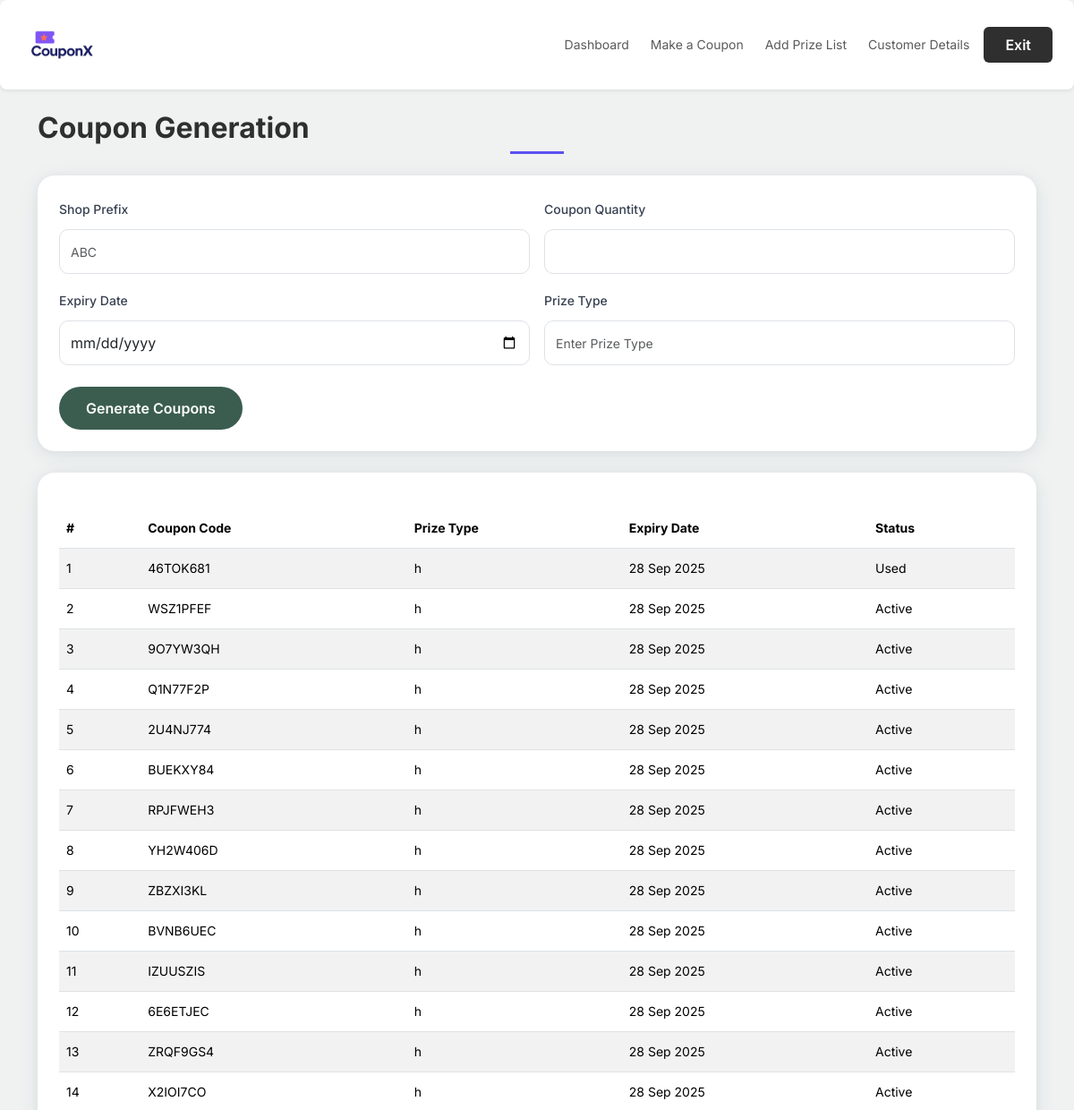
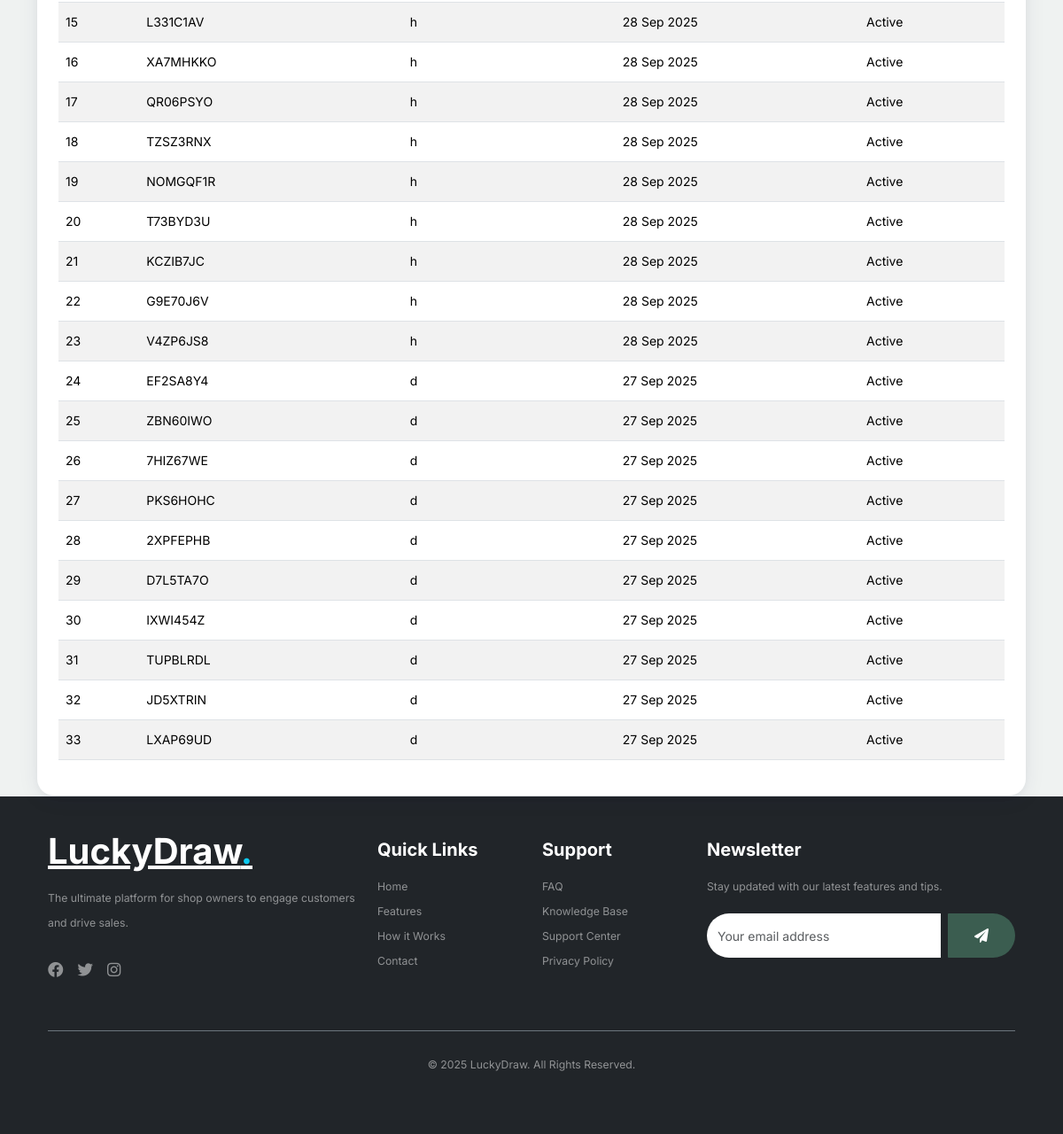
Page /gen/ (signed in) on the committed database (2 pictures, top to bottom).
### myapp/models.py (models this page shows, shortened)
class Coupon(models.Model):
    STATUS_CHOICES = (
        ('Active', 'Active'),
        ('Used', 'Used'),
        ('Expired', 'Expired'),
    )
    code = models.CharField(max_length=20, unique=True)
    prize = models.ForeignKey(Prize, on_delete=models.CASCADE, null=True, blank=True)
    expiry_date = models.DateField(null=True, blank=True)
    status = models.CharField(max_length=20, choices=STATUS_CHOICES, default='Active')
    created_at = models.DateTimeField(auto_now_add=True)
    prize_type = models.CharField(max_length=50, blank=True, null=True)
    owner = models.ForeignKey(ShopOwnerProfile, on_delete=models.CASCADE, related_name='coupons')

### myapp/views.py (the view, shortened to what this page needs)
# urls.py: path('gen/', views.gen, name='gen'),
@login_required
def gen(request):
    try:
        user_profile = ShopOwnerProfile.objects.get(user=request.user)
    except ShopOwnerProfile.DoesNotExist:
        messages.error(request, "User profile not found.")
        return redirect('gen')
    FREE_COUPONS_LIMIT = 10
    MONTHLY_PACKAGE_COUPONS_LIMIT = 1000
    try:
        user_package = UserProfile.objects.get(user=request.user)
        package_active = user_package.is_package_active()
        plan_expiration_date = user_package.plan_expiration_date
    except UserProfile.DoesNotExist:
        package_active = False
        plan_expiration_date = None
    coupons_queryset = Coupon.objects.filter(owner=user_profile)
    coupons_created = coupons_queryset.count()
    coupons_used = coupons_queryset.filter(status='Used').count()
    prizes_redeemed = CustomerWinner.objects.filter(coupon__owner=user_profile).count()
    allowed_coupons = (MONTHLY_PACKAGE_COUPONS_LIMIT if package_active else FREE_COUPONS_LIMIT) - coupons_created
    coupons_remaining = max(0, allowed_coupons)
    has_free_codes_remaining = coupons_remaining > 0
    show_purchase_message = False
    if (not package_active and coupons_created >= FREE_COUPONS_LIMIT) or \
            (package_active and coupons_created >= MONTHLY_PACKAGE_COUPONS_LIMIT):
        show_purchase_message = True
    context = {
        'user_data': user_profile,
        'coupons': coupons_queryset.order_by('-id'),
        'coupons_created': coupons_created,
        'user_coupons_used': coupons_used,
        'user_coupons_remaining': coupons_remaining,
        'user_prizes_redeemed': prizes_redeemed,
        'has_free_codes_remaining': has_free_codes_remaining,
        'package_active': package_active,
        'show_purchase_message': show_purchase_message,
        'plan_expiration_date': plan_expiration_date,
        'total_coupons_created': user_profile.total_coupons_created,
    }
    return render(request, 'gen.html', context)

### myapp/models.py (called while the page is built)
    def is_package_active(self):
        today = date.today()
        return self.package_active and self.plan_expiration_date and self.plan_expiration_date >= today

### myapp/templates/gen.html (shortened to what this page needs)
{% extends 'base1.html' %}
{% load static %}
{% block content %}
<div class="container mt-4">
  <h2 class="section-title mb-4">Coupon Generation</h2>
  {% if has_free_codes_remaining %}
    <div class="card saas-card p-4 mb-4">
      <form method="POST" autocomplete="off">
        <div class="row g-3">
          <div class="col-sm-6">
            <label for="shop_prefix" class="form-label">Shop Prefix</label>
            <input type="text" id="shop_prefix" class="form-control" name="shop_prefix" placeholder="ABC" maxlength="5" required>
          </div>
          <div class="col-sm-6">
            <label for="coupon_quantity" class="form-label">Coupon Quantity</label>
            <input type="number" id="coupon_quantity" class="form-control" name="coupon_quantity" min="1" max="100" required>
          </div>
          <div class="col-sm-6">
            <label for="expiry_date" class="form-label">Expiry Date</label>
            <input type="date" id="expiry_date" class="form-control" name="expiry_date" required>
          </div>
          <div class="col-sm-6">
            <label for="prize_type" class="form-label">Prize Type</label>
            <input type="text" id="prize_type" class="form-control" name="prize_type" placeholder="Enter Prize Type" required>
          </div>
        </div>
        <div class="mt-4">
          <button type="submit" class="btn btn-primary">Generate Coupons</button>
        </div>
      </form>
    </div>
  {% endif %}
  <div class="card saas-card p-4">
    <table class="table table-striped mt-3">
      <thead>
        <tr>
          <th scope="col">#</th>
          <th scope="col">Coupon Code</th>
          <th scope="col">Prize Type</th>
          <th scope="col">Expiry Date</th>
          <th scope="col">Status</th>
        </tr>
      </thead>
      <tbody>
        {% for coupon in coupons %}
          <tr>
            <td>{{ forloop.counter }}</td>
            <td>{{ coupon.code }}</td>
            <td>{{ coupon.prize_type }}</td>
            <td>{{ coupon.expiry_date|date:"d M Y" }}</td>
            <td>{{ coupon.status }}</td>
          </tr>
        {% empty %}
          <tr>
            <td colspan="5" class="text-center text-muted">No coupons generated yet.</td>
          </tr>
        {% endfor %}
      </tbody>
    </table>
  </div>
</div>
{% endblock %}

### myapp/static/css/add.css (style rules this page uses)
html, body { margin: 0 !important; padding: 0 !important; background: #f8fafc; color: #495057; font-family: 'Inter', 'Segoe UI', Arial, sans-serif; width: 100%; height: 100%; scroll-behavior: smooth; }
*, *::before, *::after { box-sizing: border-box; }
body { background: #f8fafc; font-family: 'Inter', 'Segoe UI', Arial, sans-serif; }
.card { border-radius: 15px; border: none; background: #fff; box-shadow: 0 1px 8px rgba(0, 0, 0, 0.04), 0 4px 24px rgba(30, 34, 90, 0.07); transition: transform 0.3s, box-shadow 0.3s; }
.saas-card, .prize-card { border-radius: 15px; border: none; background: #fff; box-shadow: 0 1px 8px rgba(0, 0, 0, 0.04), 0 4px 24px rgba(30, 34, 90, 0.07); }
.saas-card { border-radius: 19px; }
.section-title { font-weight: bold; color: #222; margin-bottom: 3rem; position: relative; padding-bottom: 10px; }
.section-title::after { content: ''; position: absolute; bottom: 0; left: 50%; transform: translateX(-50%); width: 60px; height: 3px; background-color: #5a50f1; }
.btn-primary { background-color: #4f46e5; border: none; color: #fff; font-weight: 600; padding: 10px 28px; border-radius: 5px; transition: background-color 0.3s ease; }
.form-label { font-weight: 500; color: #374151; }
.table th, .table td { vertical-align: middle; }
.table-striped tbody tr:nth-of-type(odd) { background-color: #f8fafc !important; }

### myapp/static/css/style.css (style rules this page uses)
body { overflow-x: hidden; position: relative; }
body { font-family: "Inter", sans-serif; font-weight: 400; line-height: 28px; color: #6a6a6a; font-size: 14px; background-color: #eff2f1; }
.btn { font-weight: 600; padding: 12px 30px; border-radius: 30px; color: #ffffff; background: #2f2f2f; border-color: #2f2f2f; }
.btn.btn-primary { background: #3b5d50; border-color: #3b5d50; }
.section-title { color: #2f2f2f; }
.form-control { height: 50px; border-radius: 10px; font-family: "Inter", sans-serif; }

### rows in the picture
Coupon: code "46TOK681", prize_type "h", expiry_date "28 Sep 2025", status "Used"
Coupon: code "WSZ1PFEF", prize_type "h", expiry_date "28 Sep 2025", status "Active"
Coupon: code "9O7YW3QH", prize_type "h", expiry_date "28 Sep 2025", status "Active"
Coupon: code "Q1N77F2P", prize_type "h", expiry_date "28 Sep 2025", status "Active"
Coupon: code "2U4NJ774", prize_type "h", expiry_date "28 Sep 2025", status "Active"
Coupon: code "BUEKXY84", prize_type "h", expiry_date "28 Sep 2025", status "Active"
Coupon: code "RPJFWEH3", prize_type "h", expiry_date "28 Sep 2025", status "Active"
Coupon: code "YH2W406D", prize_type "h", expiry_date "28 Sep 2025", status "Active"
Coupon: code "ZBZXI3KL", prize_type "h", expiry_date "28 Sep 2025", status "Active"
Coupon: code "BVNB6UEC", prize_type "h", expiry_date "28 Sep 2025", status "Active"
Coupon: code "IZUUSZIS", prize_type "h", expiry_date "28 Sep 2025", status "Active"
Coupon: code "6E6ETJEC", prize_type "h", expiry_date "28 Sep 2025", status "Active"
Coupon: code "ZRQF9GS4", prize_type "h", expiry_date "28 Sep 2025", status "Active"
Coupon: code "X2IOI7CO", prize_type "h", expiry_date "28 Sep 2025", status "Active"
Coupon: code "L331C1AV", prize_type "h", expiry_date "28 Sep 2025", status "Active"
Coupon: code "XA7MHKKO", prize_type "h", expiry_date "28 Sep 2025", status "Active"
Coupon: code "QR06PSYO", prize_type "h", expiry_date "28 Sep 2025", status "Active"
Coupon: code "TZSZ3RNX", prize_type "h", expiry_date "28 Sep 2025", status "Active"
Coupon: code "NOMGQF1R", prize_type "h", expiry_date "28 Sep 2025", status "Active"
Coupon: code "T73BYD3U", prize_type "h", expiry_date "28 Sep 2025", status "Active"
Coupon: code "KCZIB7JC", prize_type "h", expiry_date "28 Sep 2025", status "Active"
Coupon: code "G9E70J6V", prize_type "h", expiry_date "28 Sep 2025", status "Active"
Coupon: code "V4ZP6JS8", prize_type "h", expiry_date "28 Sep 2025", status "Active"
Coupon: code "EF2SA8Y4", prize_type "d", expiry_date "27 Sep 2025", status "Active"
Coupon: code "ZBN60IWO", prize_type "d", expiry_date "27 Sep 2025", status "Active"
Coupon: code "7HIZ67WE", prize_type "d", expiry_date "27 Sep 2025", status "Active"
Coupon: code "PKS6HOHC", prize_type "d", expiry_date "27 Sep 2025", status "Active"
Coupon: code "2XPFEPHB", prize_type "d", expiry_date "27 Sep 2025", status "Active"
Coupon: code "D7L5TA7O", prize_type "d", expiry_date "27 Sep 2025", status "Active"
Coupon: code "IXWI454Z", prize_type "d", expiry_date "27 Sep 2025", status "Active"
Coupon: code "TUPBLRDL", prize_type "d", expiry_date "27 Sep 2025", status "Active"
Coupon: code "JD5XTRIN", prize_type "d", expiry_date "27 Sep 2025", status "Active"
Coupon: code "LXAP69UD", prize_type "d", expiry_date "27 Sep 2025", status "Active"
